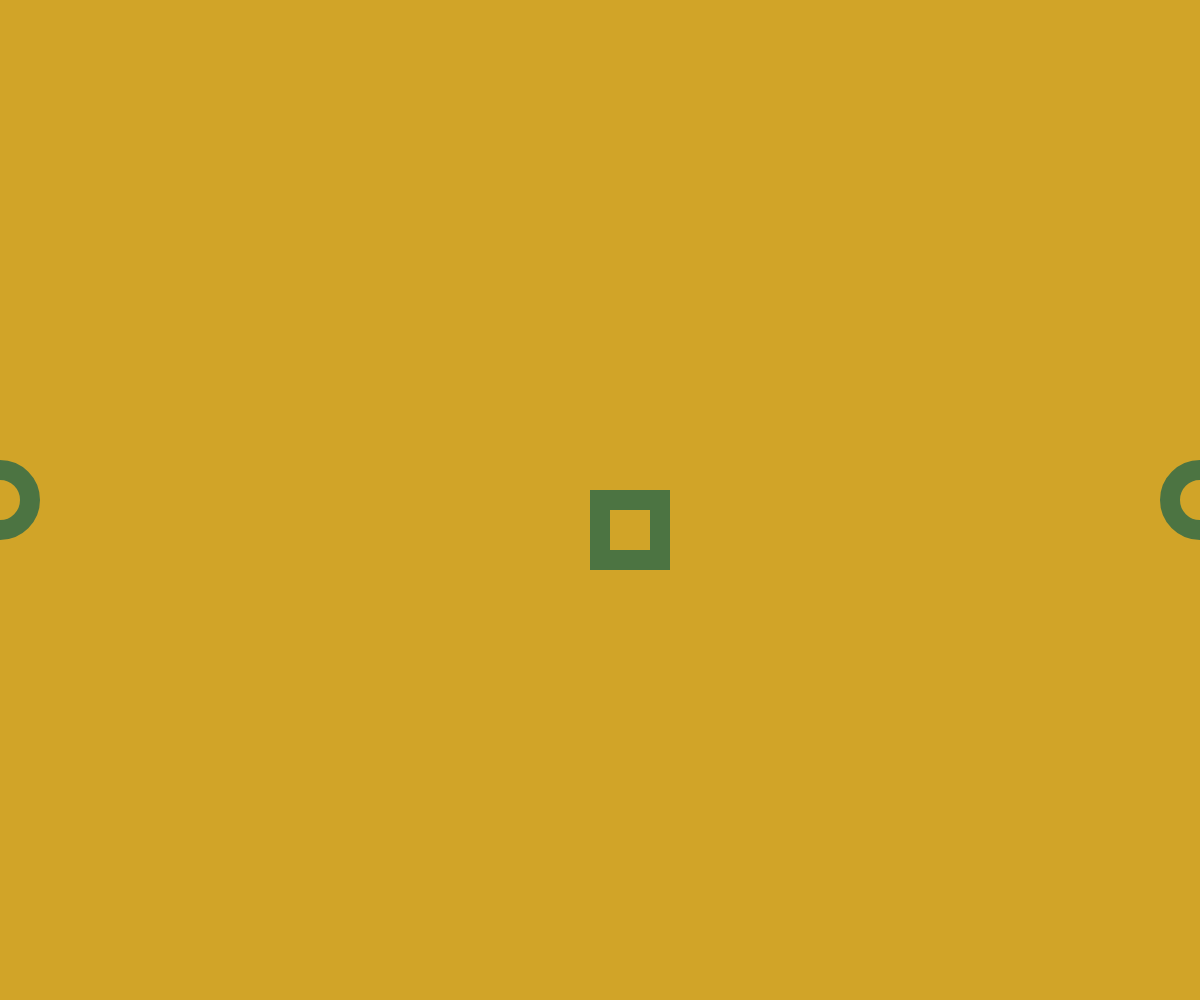
Frame 1 (no input)
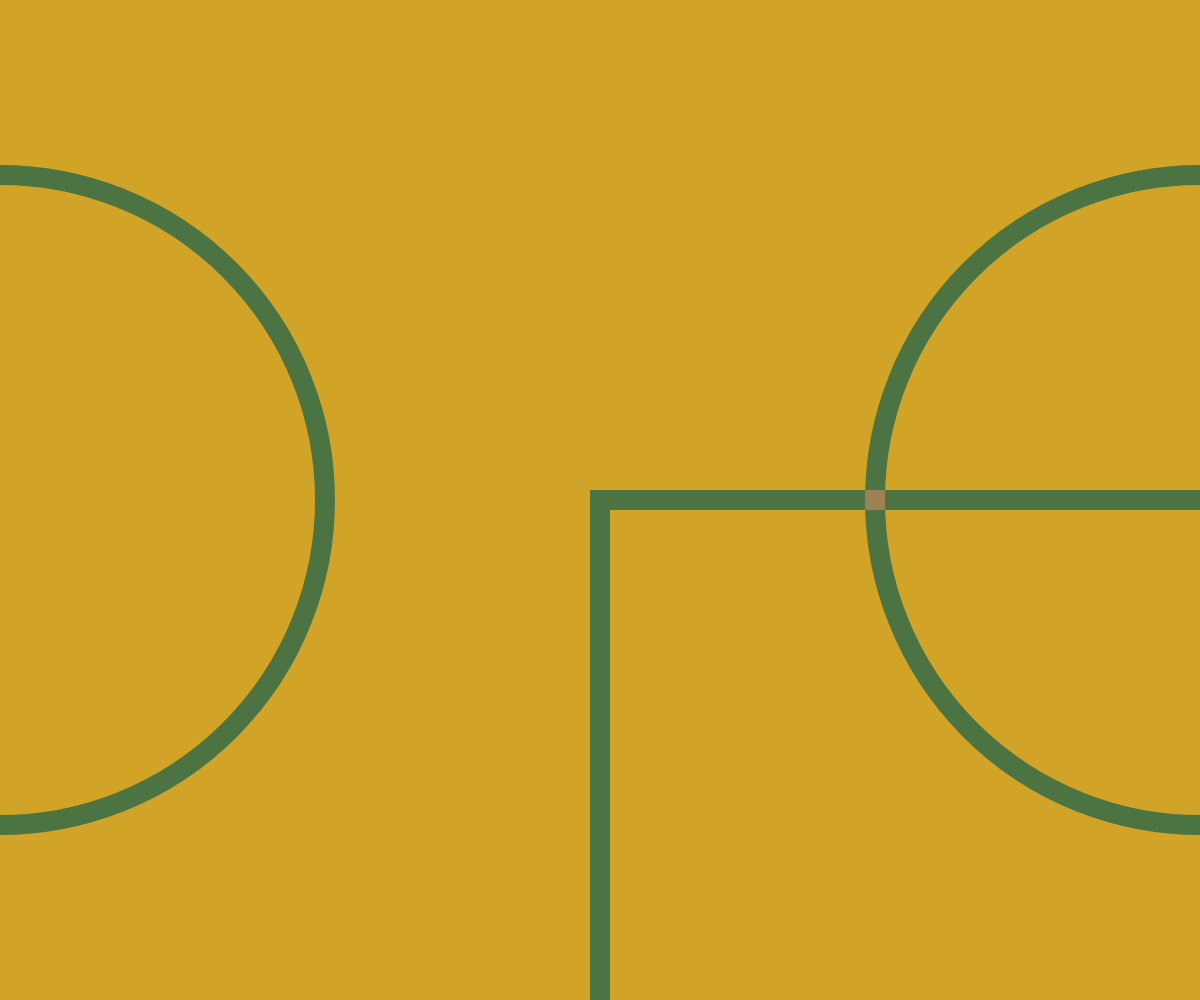
Frame 60 (no input)
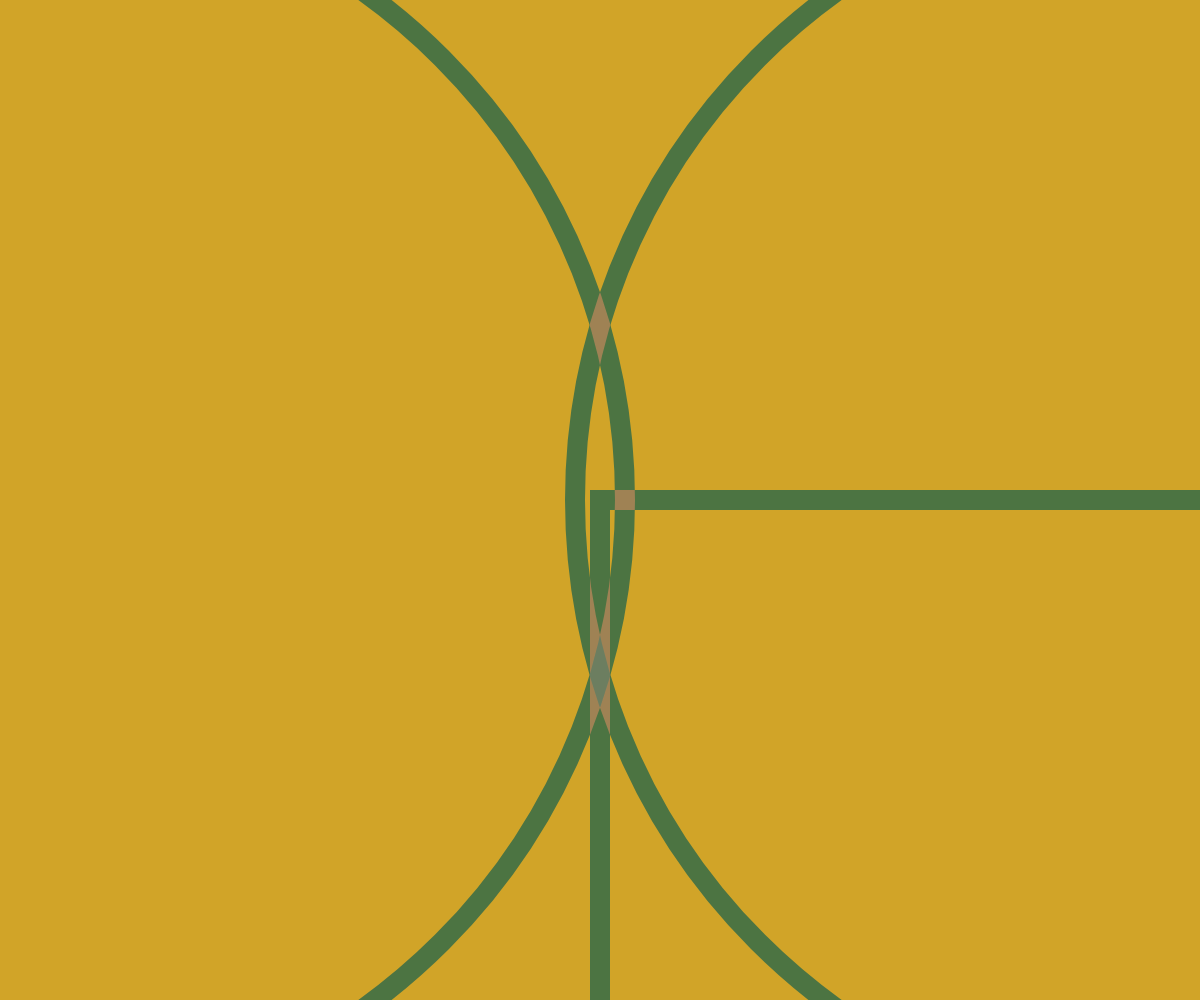
Frame 120 (the mouse pressed at the canvas centre since frame 60)

The p5.js sketch that drew these frames (run headless with seeded random() and noise() and a simulated clock; from frame 60 on, the mouse is pressed at the canvas centre):

// p5.js sketch
// ── sketch.js
let d = 50;

function setup() {
  createCanvas(windowWidth, windowHeight);
}

function windowResized() {
  resizeCanvas(windowWidth, windowHeight);
}

function draw() {
  blendMode(BLEND);
  background("#d1a428");

  stroke("#d1a428");
  noFill();
  strokeWeight(20);

  d += 10; // Increase this value to make circles grow faster

  blendMode(EXCLUSION);

  square(width / 2, height / 2, d);
  circle(0, height / 2, d);
  circle(width, height / 2, d);
}
